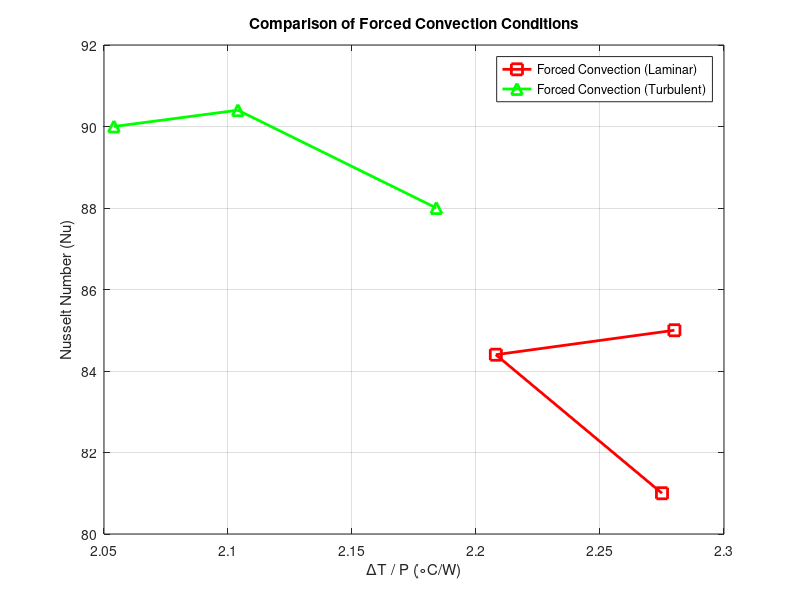
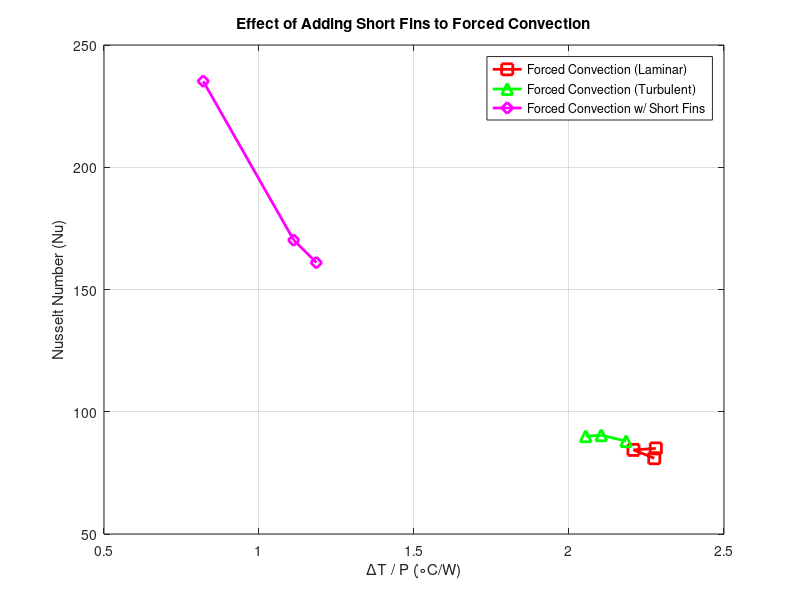
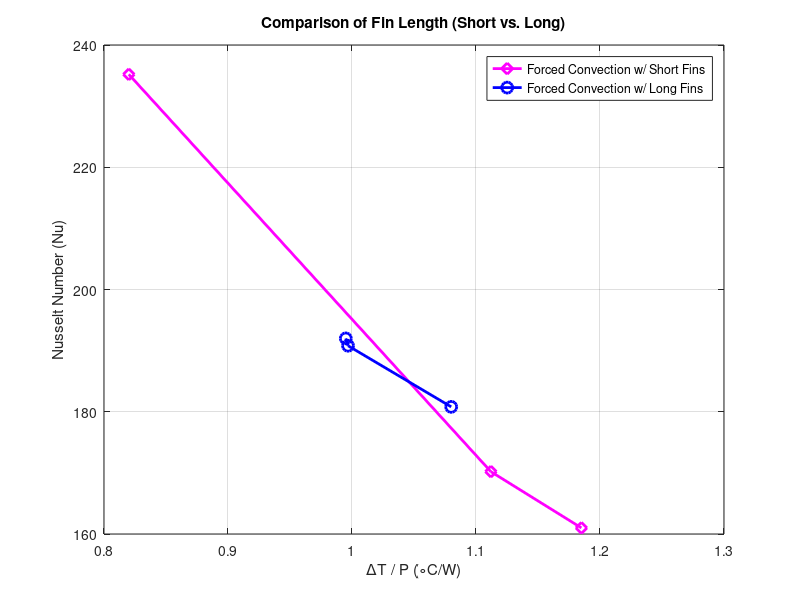
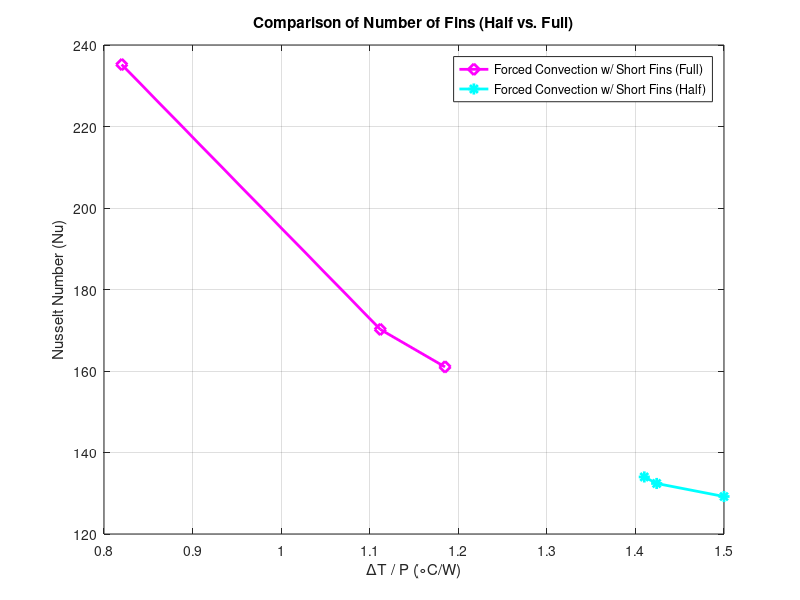

Source code (MATLAB) for these figures, in order:
%% MATLAB Script for Comparing Forced Convection Conditions

% Data for Forced Convection (Laminar, No Fins)
P_forced = [5, 12.5, 20];
deltaT_forced = [11.4, 27.6, 45.5];
Nu_forced = [85, 84.4, 81];
alpha_forced = [22, 22.44, 22];

% Data for Forced Convection (Turbulent, No Fins)
P_turbulent = [5, 12.5, 20];
deltaT_turbulent = [10.92, 26.3, 41.08];
Nu_turbulent = [88, 90.4, 90];
alpha_turbulent = [22.88, 24.02, 24.4];

% Data for Forced Convection (With Short Fins)
P_short = [5, 12.5, 20];
deltaT_short = [4.1, 13.9, 23.7];
Nu_short = [235.2, 170.2, 161];
alpha_short = [60.5, 44.3, 42.5];

% Data for Forced Convection (With Long Fins)
P_long = [5, 12.5, 20];
deltaT_long = [5.4, 12.46, 19.9];
Nu_long = [180.8, 190.8, 192];
alpha_long = [46.52, 49.54, 50.3];

% Data for Forced Convection (Half-plate Short Rods)
P_half = [5, 12.5, 20];
deltaT_half = [7.5, 17.8, 28.2];
Nu_half = [129.2, 132.4, 134];
alpha_half = [33.42, 34.7, 35.5];

% Compute deltaT/P for all cases
deltaT_P_forced = deltaT_forced ./ P_forced;
deltaT_P_turbulent = deltaT_turbulent ./ P_turbulent;
deltaT_P_short = deltaT_short ./ P_short;
deltaT_P_long = deltaT_long ./ P_long;
deltaT_P_half = deltaT_half ./ P_half;

%% Plot 1: Comparing the Two Forced Convection Conditions
figure;
plot(deltaT_P_forced, Nu_forced, 'rs-', 'LineWidth', 2, 'MarkerSize', 8);
hold on;
plot(deltaT_P_turbulent, Nu_turbulent, 'g^-', 'LineWidth', 2, 'MarkerSize', 8);
xlabel('\DeltaT / P (\circC/W)');
ylabel('Nusselt Number (Nu)');
title('Comparison of Forced Convection Conditions');
legend('Forced Convection (Laminar)', 'Forced Convection (Turbulent)', 'Location', 'Best');
grid on;
hold off;

%% Plot 2: Comparing Using Fins with Two Forced Conditions
figure;
plot(deltaT_P_forced, Nu_forced, 'rs-', 'LineWidth', 2, 'MarkerSize', 8);
hold on;
plot(deltaT_P_turbulent, Nu_turbulent, 'g^-', 'LineWidth', 2, 'MarkerSize', 8);
plot(deltaT_P_short, Nu_short, 'md-', 'LineWidth', 2, 'MarkerSize', 8);
xlabel('\DeltaT / P (\circC/W)');
ylabel('Nusselt Number (Nu)');
title('Effect of Adding Short Fins to Forced Convection');
legend('Forced Convection (Laminar)', 'Forced Convection (Turbulent)', 'Forced Convection w/ Short Fins', 'Location', 'Best');
grid on;
hold off;

%% Plot 3: Comparing Fin Length (Short vs. Long)
figure;
plot(deltaT_P_short, Nu_short, 'md-', 'LineWidth', 2, 'MarkerSize', 8);
hold on;
plot(deltaT_P_long, Nu_long, 'bo-', 'LineWidth', 2, 'MarkerSize', 8);
xlabel('\DeltaT / P (\circC/W)');
ylabel('Nusselt Number (Nu)');
title('Comparison of Fin Length (Short vs. Long)');
legend('Forced Convection w/ Short Fins', 'Forced Convection w/ Long Fins', 'Location', 'Best');
grid on;
hold off;

%% Plot 4: Comparing Number of Fins (Half vs. Full)
figure;
plot(deltaT_P_short, Nu_short, 'md-', 'LineWidth', 2, 'MarkerSize', 8);
hold on;
plot(deltaT_P_half, Nu_half, 'c*-', 'LineWidth', 2, 'MarkerSize', 8);
xlabel('\DeltaT / P (\circC/W)');
ylabel('Nusselt Number (Nu)');
title('Comparison of Number of Fins (Half vs. Full)');
legend('Forced Convection w/ Short Fins (Full)', 'Forced Convection w/ Short Fins (Half)', 'Location', 'Best');
grid on;
hold off;
